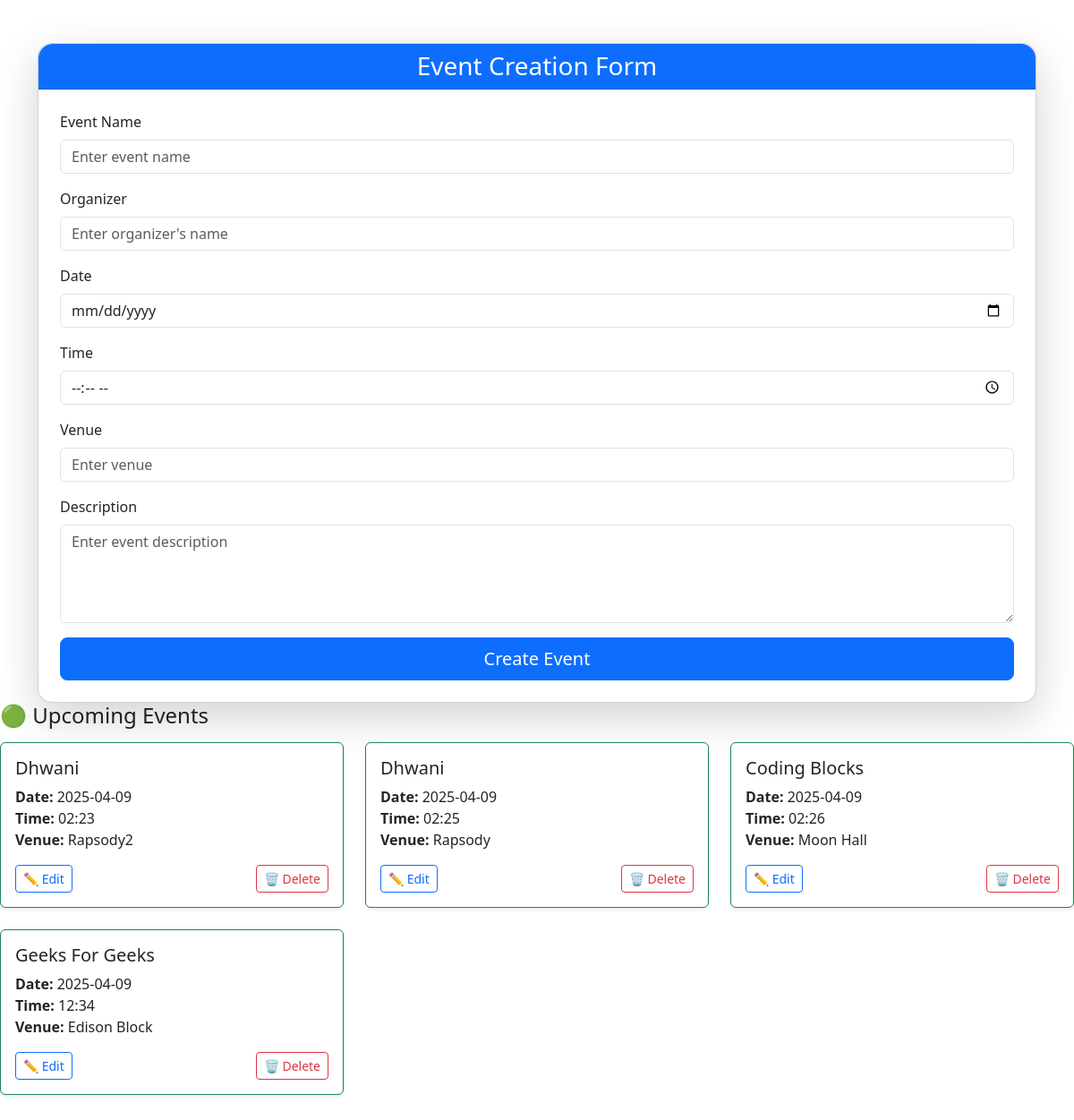
The page /app2/admin_form/ on the database as committed earlier.
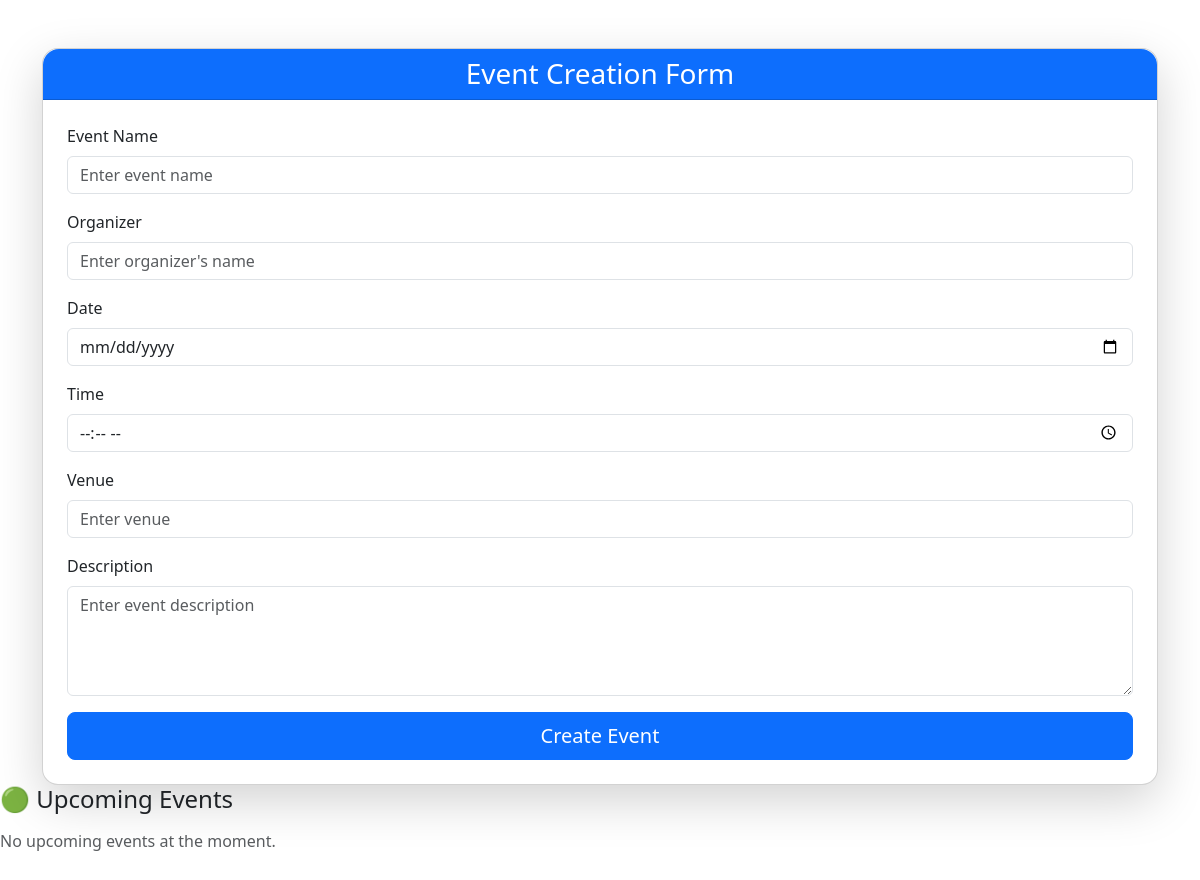
The same page on the database as committed later.
### app2/models.py (models this page shows, shortened)
class Form(models.Model):
    name = models.CharField(max_length=100, help_text="Event name")
    date = models.CharField(help_text="Event date")
    time = models.CharField(help_text="Event time")
    venue = models.CharField(max_length=200, help_text="Event venue")
    description = models.TextField(help_text="Event description", blank=True, null=True)
    organizer = models.CharField(max_length=100, blank=True, null=True)  # Make sure this line exists

### app2/views.py (the view, shortened to what this page needs)
# urls.py: path('admin_form/',views.admin_form,name='admin_form'),
def admin_form(request):
    try:
        today = date.today()
        upcoming_events = Form.objects.filter(date__gte=today).order_by('date')
        past_events = Form.objects.filter(date__lt=today).order_by('-date')
    except Exception as e:
        print("Error:", e)
        upcoming_events = []
        past_events = []
    context = {
        'upcoming_events': upcoming_events,
        'past_events': past_events,
    }
    return render(request, 'admin_form.html', context)

### app2/templates/admin_form.html (shortened to what this page needs)
<!DOCTYPE html>
<html lang="en">
<head>
  <link href="https://cdn.jsdelivr.net/npm/bootstrap@5.3.0/dist/css/bootstrap.min.css" rel="stylesheet">
</head>
<body>
  <div class="container mt-5">
    <div class="card shadow-lg rounded-4">
      <div class="card-header bg-primary text-white text-center rounded-top-4">
        <h3 class="mb-0">Event Creation Form</h3>
      </div>
      <div class="card-body p-4">
        <form method="POST">
          <div class="mb-3">
            <label for="eventName" class="form-label">Event Name</label>
            <input type="text" class="form-control" id="eventName" placeholder="Enter event name" name="name" required>
          </div>
          <div class="mb-3">
            <label for="organizer" class="form-label">Organizer</label>
            <input type="text" class="form-control" id="organizer" name="organizer" placeholder="Enter organizer's name">
          </div>
          <div class="mb-3">
            <label for="eventDate" class="form-label">Date</label>
            <input type="date" class="form-control" id="eventDate" name="date" required>
          </div>
          <div class="mb-3">
            <label for="eventTime" class="form-label">Time</label>
            <input type="time" class="form-control" id="eventTime" name="time" required>
          </div>
          <div class="mb-3">
            <label for="venue" class="form-label">Venue</label>
            <input type="text" class="form-control" id="venue" placeholder="Enter venue" name="venue" required>
          </div>
          <div class="mb-3">
            <label for="description" class="form-label">Description</label>
            <textarea class="form-control" id="description" name="description" rows="4" placeholder="Enter event description"></textarea>
          </div>
          <div class="d-grid">
            <button type="submit" class="btn btn-primary btn-lg">Create Event</button>
          </div>
        </form>
      </div>
    </div>
  </div>
  <div class="mb-5">
    <h4 class="mb-3">🟢 Upcoming Events</h4>
    <div class="row">
      {% for event in upcoming_events %}
      <div class="col-md-4 mb-4">
        <div class="card h-100 border-success shadow-sm">
          <div class="card-body">
            <h5 class="card-title">{{ event.name }}</h5>
            <p class="card-text">
              <strong>Date:</strong> {{ event.date }}<br>
              <strong>Time:</strong> {{ event.time }}<br>
              <strong>Venue:</strong> {{ event.venue }}
            </p>
            <div class="d-flex justify-content-between">
              <a href="{% url 'update' event.id %}"
              class="btn btn-outline-primary btn-sm me-2">
              ✏️ Edit
           </a>
              <a href="{% url 'delete' event.id %}" class="btn btn-outline-danger btn-sm"
                 onclick="return confirm('Are you sure you want to delete this event?');">
                🗑️ Delete
              </a>
            </div>
          </div>
        </div>
      </div>
      {% empty %}
      <p class="text-muted">No upcoming events at the moment.</p>
      {% endfor %}
    </div>
  </div>
</body>
</html>

Rows that differ between the two databases and show on the page:
removed Form: name "Dhwani", date "2025-04-09", time "02:23", venue "Rapsody2"
removed Form: name "Dhwani", date "2025-04-09", time "02:25", venue "Rapsody"
removed Form: name "Coding Blocks", date "2025-04-09", time "02:26", venue "Moon Hall"
removed Form: name "Geeks For Geeks", date "2025-04-09", time "12:34", venue "Edison Block"
Other text that changed with them:
text now shown: "No upcoming events at the moment."
